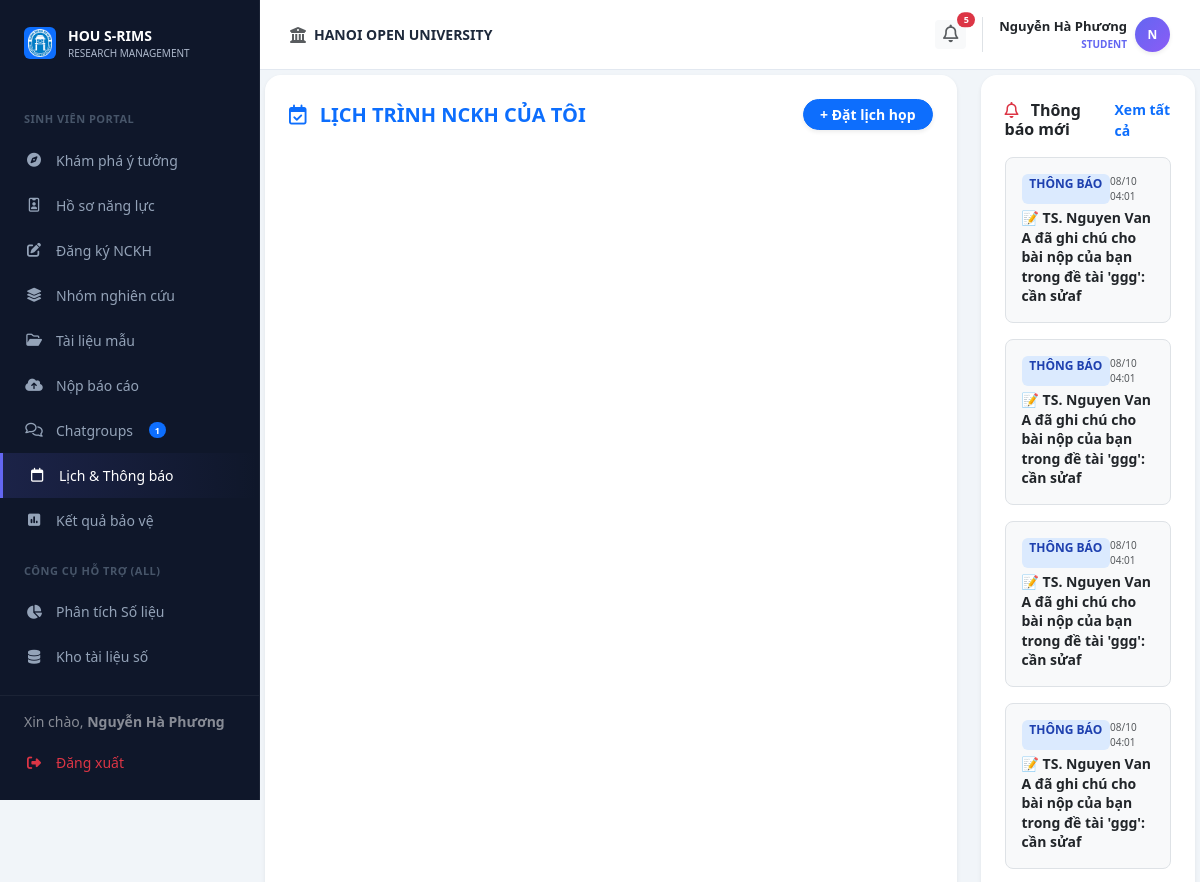
The page /student/calendar (signed in, upper part) on the database as committed earlier.
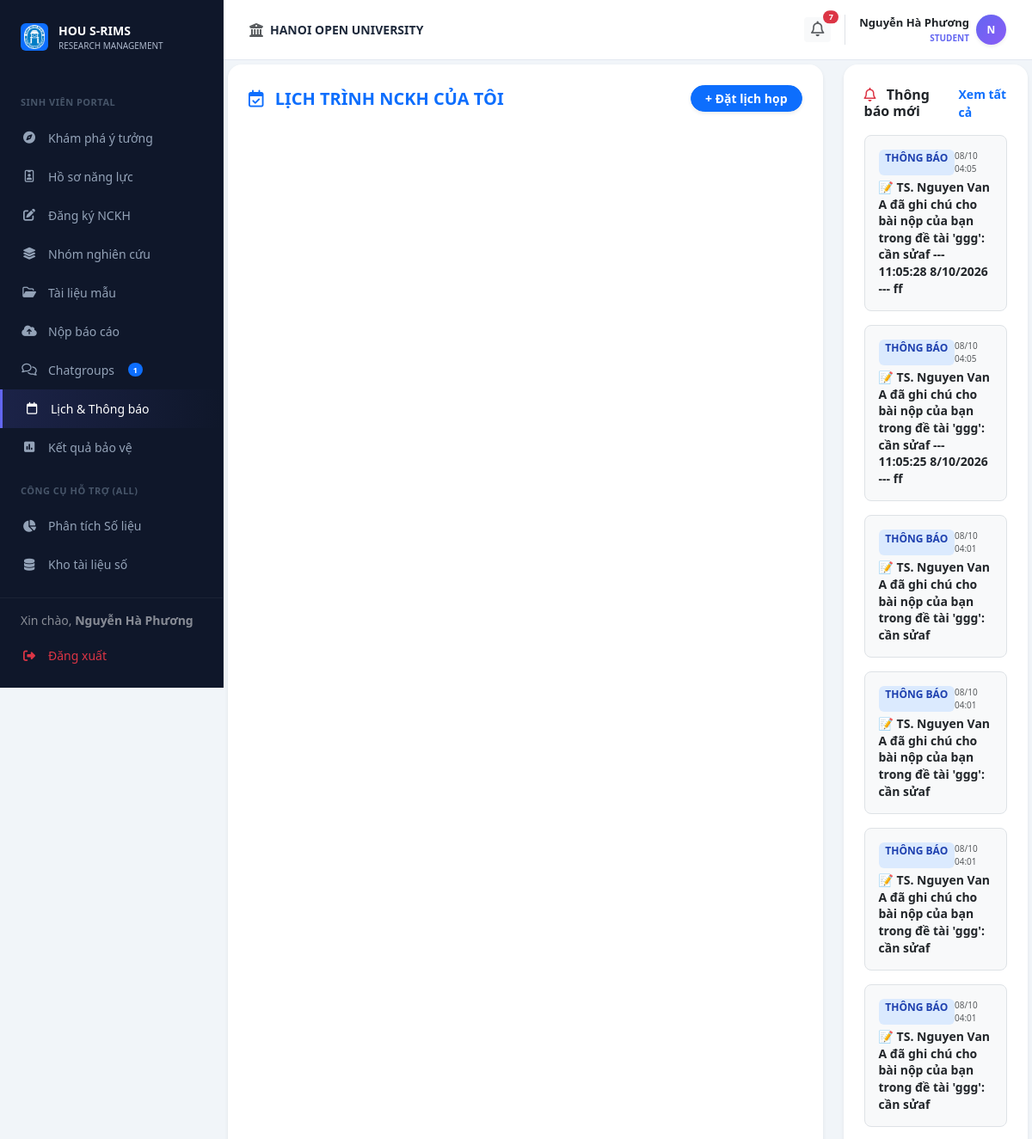
The same page on the database as committed later.
### models.py (models this page shows)
class User(db.Model):
    __tablename__ = 'users'
    id = db.Column(db.Integer, primary_key=True)
    username = db.Column(db.String(50), unique=True, nullable=False)
    password_hash = db.Column(db.String(128), nullable=False)
    full_name = db.Column(db.String(100), nullable=False)
    email = db.Column(db.String(120), unique=True, nullable=False)
    phone = db.Column(db.String(20), nullable=True)
    bio = db.Column(db.Text, nullable=True)
    role = db.Column(db.String(20), nullable=False) # Admin, Lecturer, Student
    student_id = db.Column(db.String(20), nullable=True)   # MSSV for students
    faculty = db.Column(db.String(100), nullable=True)      # faculty / department
    topics_mentored = db.relationship('Topic', backref='mentor', lazy=True)
    group_memberships = db.relationship('GroupMember', backref='student', lazy=True)

class Notification(db.Model):
    __tablename__ = 'notifications'
    id = db.Column(db.Integer, primary_key=True)
    user_id = db.Column(db.Integer, db.ForeignKey('users.id'), nullable=False)
    content = db.Column(db.String(255), nullable=False)
    is_read = db.Column(db.Boolean, default=False)
    created_at = db.Column(db.DateTime, default=datetime.utcnow)

### routes/student_bp.py (the view)
@student_bp.route('/calendar')
def calendar():
    return render_template('student/calendar.html')

### routes/student_bp.py (called while the page is built)
@student_bp.before_request
def require_student():
    if session.get('role') != 'student':
        return redirect(url_for('auth.login'))

### templates/student/calendar.html (shortened to what this page needs)
{% extends "layouts/student_layout.html" %}
{% block student_content %}
<div id="view-s-calendar" class="fade-in ">
    <div class="row g-4">
        <div class="col-xl-9 col-lg-8 col-12">
            <div class="card border-0 shadow-sm rounded-4 p-4 h-100" style="min-width: 0;">
                <div class="d-flex justify-content-between align-items-center mb-4">
                    <h5 class="fw-bold mb-0 text-primary"><i class="fa-regular fa-calendar-check me-2"></i> LỊCH TRÌNH NCKH CỦA TÔI</h5>
                    <div class="d-flex gap-2">
                        <button class="btn btn-primary fw-bold btn-sm rounded-pill px-3 shadow-sm" data-bs-toggle="modal" data-bs-target="#modalScheduleMeeting">
                            + Đặt lịch họp
                        </button>
                    </div>
                </div>
                <div id="calendar" style="min-height: 500px;"></div>
            </div>
        </div>
        <div class="col-xl-3 col-lg-4 col-12 d-flex flex-column gap-4">
            <div class="card border-0 shadow-sm rounded-4 p-4">
                <div class="d-flex justify-content-between align-items-center mb-3">
                    <h6 class="fw-bold mb-0 text-dark"><i class="fa-regular fa-bell me-2 text-danger"></i> Thông báo mới</h6>
                    <a href="#" class="small fw-bold text-primary text-decoration-none">Xem tất cả</a>
                </div>
                <div class="d-flex flex-column gap-3">
                    {% if notifications %}
                        {% for notif in notifications %}
                        <div class="bg-light p-3 rounded-3 border notif-card-item cursor-pointer">
                            <div class="d-flex justify-content-between mb-1">
                                <span class="badge bg-primary-subtle text-primary fw-bold">THÔNG BÁO</span>
                                <small class="text-muted" style="font-size: 10px;">{{ notif.created_at.strftime('%d/%m %H:%M') if notif.created_at else '' }}</small>
                            </div>
                            <div class="fw-bold text-dark small" style="line-height: 1.4;">{{ notif.content }}</div>
                        </div>
                        {% endfor %}
                    {% else %}
                        <div class="text-muted small text-center py-3">Không có thông báo mới</div>
                    {% endif %}
                </div>
            </div>
        </div>
    </div>
</div>
{% endblock %}

### templates/layouts/student_layout.html (shortened to what this page needs)
{% extends "base.html" %}
{% block content %}
        <div class="top-bar">
            <div class="d-flex align-items-center gap-2">
                <i class="fa-solid fa-building-columns text-muted"></i>
                <span class="fw-bold text-uppercase small">HANOI OPEN UNIVERSITY</span>
            </div>
            <div class="d-flex align-items-center gap-3">
                <div class="dropdown">
                    <button class="btn btn-light border-0 btn-sm fw-bold text-muted position-relative" type="button" data-bs-toggle="dropdown" aria-expanded="false">
                        <i class="fa-regular fa-bell" style="font-size: 1.1rem;"></i>
                        {% set unread_count = notifications|selectattr('is_read', 'equalto', false)|list|length %}
                        {% set pending_inv_count = current_user.group_memberships | selectattr('status', 'equalto', 'pending') | list | length if current_user else 0 %}
                        {% if unread_count + pending_inv_count > 0 %}
                        <span class="position-absolute top-0 start-100 translate-middle badge rounded-pill bg-danger" style="font-size: 9px; min-width: 18px;">
                            {{ unread_count + pending_inv_count }}
                        </span>
                        {% endif %}
                    </button>
                            {% set pending_invitations = [] %}
                            {% if current_user %}
                                {% set pending_invitations = current_user.group_memberships | selectattr('status', 'equalto', 'pending') | list %}
                            {% endif %}
                </div>
                <div class="dropdown border-start ps-3">
                    <div class="d-flex align-items-center gap-2 cursor-pointer dropdown-toggle no-arrow" data-bs-toggle="dropdown">
                        <div class="text-end">
                            <div class="fw-bold text-dark" style="font-size: 13px;">
                                {{ current_user.full_name if current_user else 'Sinh Viên' }}
                            </div>
                            <div class="fw-bold text-uppercase" style="font-size: 10px; color: #6366f1 !important;">
                                {{ current_user.role if current_user else 'Student' }}
                            </div>
                        </div>
                        <div class="rounded-circle text-white d-flex align-items-center justify-content-center fw-bold shadow-sm" style="width: 35px; height: 35px; font-size: 12px; background: linear-gradient(135deg, #6366f1 0%, #8b5cf6 100%) !important;">
                            {{ current_user.full_name[0] | upper if current_user and current_user.full_name else 'S' }}
                        </div>
                    </div>
                </div>
            </div>
        </div>
    <div class="content-area flex-grow-1 d-flex flex-column">
<div class="content-body flex-grow-1 d-flex flex-column">
{% block student_content %}{% endblock %}
</div>
{% endblock %}

### templates/base.html (shortened to what this page needs)
<!DOCTYPE html>
<html lang="vi">
<head>
    <link href="https://cdn.jsdelivr.net/npm/bootstrap@5.3.0/dist/css/bootstrap.min.css" rel="stylesheet">
    <link rel="stylesheet" href="https://cdnjs.cloudflare.com/ajax/libs/font-awesome/6.4.0/css/all.min.css">
    <link rel="stylesheet" href="{{ url_for('static', filename='assets/css/style.css') }}?v=2">
    <link href="https://cdn.jsdelivr.net/npm/sweetalert2@11/dist/sweetalert2.min.css" rel="stylesheet">
    <link href="https://cdn.jsdelivr.net/npm/quill@1.3.6/dist/quill.snow.css" rel="stylesheet">
</head>
<body>
    {% include 'components/sidebar.html' %}
    <div class="main-content d-flex flex-column">
        {% block content %}
        {% endblock %}
    </div>
</body>
</html>

### templates/components/sidebar.html (shortened to what this page needs)
<div class="sidebar">
    <div class="sidebar-logo">
        <div class="d-flex align-items-center justify-content-center bg-primary rounded p-1" style="width: 32px; height: 32px;">
            <img src="{{ url_for('static', filename='assets/images/logo.png') }}" alt="" style="max-width:100%;">
        </div>
        <div>
            <div class="fw-bold text-white" style="font-size: 14px;">HOU S-RIMS</div>
            <div style="font-size: 10px; color: #aeb9cc;">RESEARCH MANAGEMENT</div>
        </div>
    </div>
    <div class="sidebar-menu-wrapper" style="flex: 1; overflow-y: auto; padding-bottom: 100px;">
    {% if session.get('role') == 'student' %}
    <div class="menu-category">SINH VIÊN PORTAL</div>
    <a href="{{ url_for('student.dashboard') }}" class="nav-link {{ 'active-student' if request.endpoint == 'student.dashboard' else '' }}">
        <i class="fa-solid fa-compass"></i> Khám phá ý tưởng
    </a>
    <a href="{{ url_for('student.portfolio') }}" class="nav-link {{ 'active-student' if request.endpoint == 'student.portfolio' else '' }}">
        <i class="fa-regular fa-id-badge"></i> Hồ sơ năng lực
    </a>
    <a href="{{ url_for('student.register') }}" class="nav-link {{ 'active-student' if request.endpoint == 'student.register' else '' }}">
        <i class="fa-solid fa-pen-to-square"></i> Đăng ký NCKH
    </a>
    <a href="{{ url_for('student.progress') }}" class="nav-link {{ 'active-student' if request.endpoint == 'student.progress' else '' }}">
        <i class="fa-solid fa-layer-group"></i> Nhóm nghiên cứu
    </a>
    <a href="{{ url_for('student.templates_page') }}" class="nav-link {{ 'active-student' if request.endpoint == 'student.templates_page' else '' }}">
        <i class="fa-regular fa-folder-open"></i> Tài liệu mẫu
    </a>
    <a href="{{ url_for('student.submit') }}" class="nav-link {{ 'active-student' if request.endpoint == 'student.submit' else '' }}">
        <i class="fa-solid fa-cloud-arrow-up"></i> Nộp báo cáo
    </a>
    <a href="{{ url_for('student.chat') }}" class="nav-link {{ 'active-student' if request.endpoint == 'student.chat' else '' }}">
        <i class="fa-regular fa-comments"></i> Chatgroups
        {% set sg_count = global_my_groups_count if global_my_groups_count is defined else (my_groups | length if my_groups is defined else 0) %}
        {% if sg_count > 0 %}<span class="badge bg-primary rounded-pill ms-1" style="font-size: 9px;">{{ sg_count }}</span>{% endif %}
    </a>
    <a href="{{ url_for('student.calendar') }}" class="nav-link {{ 'active-student' if request.endpoint == 'student.calendar' else '' }}">
        <i class="fa-regular fa-calendar"></i> Lịch & Thông báo
    </a>
    <a href="{{ url_for('student.result') }}" class="nav-link {{ 'active-student' if request.endpoint == 'student.result' else '' }}">
        <i class="fa-solid fa-square-poll-vertical"></i> Kết quả bảo vệ
    </a>
    {% endif %}
    <div class="menu-category">CÔNG CỤ HỖ TRỢ (ALL)</div>
    <a href="{{ url_for('web.analysis_page') }}" class="nav-link {{ 'active-main' if request.endpoint == 'web.analysis_page' else '' }}">
        <i class="fa-solid fa-chart-pie"></i> Phân tích Số liệu
    </a>
    <a href="{{ url_for('web.repository_page') }}" class="nav-link {{ 'active-main' if request.endpoint == 'web.repository_page' else '' }}">
        <i class="fa-solid fa-database"></i> Kho tài liệu số
    </a>
    </div>
    <div class="sidebar-footer" style="position: absolute; bottom: 0; left: 0; right: 0; background: var(--sidebar-bg); border-top: 1px solid rgba(255,255,255,0.05); padding: 15px 0;">
        <div class="px-4 mb-2 text-white small opacity-50">
            Xin chào, <strong>{{ session.get('user_name', 'Khách') }}</strong>
        </div>
        <a href="{{ url_for('auth.logout') }}" class="nav-link text-danger">
            <i class="fa-solid fa-right-from-bracket"></i> Đăng xuất
        </a>
    </div>
</div>

### static/assets/css/style.css (style rules this page uses)
:root { --primary-blue: #2563eb; --primary-purple: #6366f1; --student-gradient: linear-gradient(135deg, #6366f1 0%, #8b5cf6 100%); --rank-a: #10b981; --rank-b: #3b82f6; --rank-c: #f59e0b; --rank-d: #94a3b8; --sidebar-bg: #0f172a; --sidebar-text: #94a3b8; --bg-body: #f1f5f9; --text-dark: #1e293b; --text-gray: #64748b; --border-color: #e2e8f0; }
* { box-sizing: border-box; }
body { background-color: var(--bg-body); font-family: 'Segoe UI', system-ui, -apple-system, sans-serif; color: var(--text-dark); overflow-x: hidden; margin: 0; }
a { text-decoration: none !important; }
.sidebar { background-color: var(--sidebar-bg); width: 260px; height: 100vh; position: fixed; top: 0; left: 0; z-index: 1000; padding-top: 25px; display: flex; flex-direction: column; border-right: 1px solid rgba(255,255,255,0.05); }
.sidebar-logo { padding: 0 24px 30px; display: flex; align-items: center; gap: 12px; }
.menu-category { font-size: 11px; text-transform: uppercase; color: #475569; padding: 0 24px; margin-bottom: 10px; margin-top: 20px; font-weight: 700; letter-spacing: 0.5px; }
.nav-link { color: var(--sidebar-text); padding: 12px 24px; display: flex; align-items: center; gap: 12px; font-size: 14px; font-weight: 500; transition: all 0.2s ease; }
.nav-link i { width: 20px; text-align: center; }
.nav-link.active-student { background: linear-gradient(90deg, rgba(99, 102, 241, 0.15) 0%, transparent 100%); color: #fff; border-left: 3px solid #6366f1; }
.nav-link.active-student i { color: #fff !important; }
.main-content { margin-left: 260px; width: calc(100% - 260px); min-height: 100vh; display: flex; flex-direction: column; }
.top-bar { background: #fff; height: 70px; padding: 0 30px; display: flex; align-items: center; justify-content: space-between; border-bottom: 1px solid var(--border-color); position: sticky; top: 0; z-index: 900; }
.no-arrow::after { display: none !important; }
.content-area { padding: 5px; position: relative; flex: 1; display: flex; flex-direction: column; }
.content-body { flex: 1; display: flex; flex-direction: column; }
.stat-card, .card { background: #fff; border-radius: 16px; border: 1px solid #f1f5f9; box-shadow: 0 4px 6px -1px rgba(0, 0, 0, 0.02); transition: transform 0.2s; }
.bg-primary-subtle { background-color: #dbeafe !important; color: #1e40af !important; }
.cursor-pointer { cursor: pointer; }
.fade-in { animation: fadeIn 0.4s ease-out forwards; }
.sidebar-logo img { max-width: 100%; height: auto; max-height: 50px; object-fit: contain; }
.notif-card-item { transition: transform 0.2s; }

Rows that differ between the two databases and show on the page:
added Notification: created_at "08/10 04:05", content "📝 TS. Nguyen Van A đã ghi chú cho bài nộp của bạn trong đề tài 'ggg': cần sửaf --- 11:05:28 8/10/2026 --- ff"
added Notification: created_at "08/10 04:05", content "📝 TS. Nguyen Van A đã ghi chú cho bài nộp của bạn trong đề tài 'ggg': cần sửaf --- 11:05:25 8/10/2026 --- ff"
Other text that changed with them:
{{ unread_count + pending_inv_count }}: "5" → "7"
